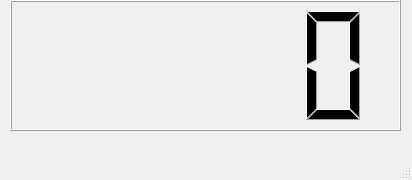
<?xml version="1.0" encoding="UTF-8"?>
<ui version="4.0">
 <class>MainWindow</class>
 <widget class="QMainWindow" name="MainWindow">
  <property name="geometry">
   <rect>
    <x>0</x>
    <y>0</y>
    <width>412</width>
    <height>180</height>
   </rect>
  </property>
  <property name="windowTitle">
   <string>Timer</string>
  </property>
  <widget class="QWidget" name="centralwidget">
   <widget class="QWidget" name="verticalLayoutWidget">
    <property name="geometry">
     <rect>
      <x>10</x>
      <y>0</y>
      <width>391</width>
      <height>131</height>
     </rect>
    </property>
    <layout class="QVBoxLayout" name="verticalLayout">
     <item>
      <widget class="QLCDNumber" name="lcdNumber"/>
     </item>
    </layout>
   </widget>
  </widget>
  <widget class="QMenuBar" name="menubar">
   <property name="geometry">
    <rect>
     <x>0</x>
     <y>0</y>
     <width>412</width>
     <height>25</height>
    </rect>
   </property>
  </widget>
  <widget class="QStatusBar" name="statusbar"/>
 </widget>
 <resources/>
 <connections/>
</ui>
